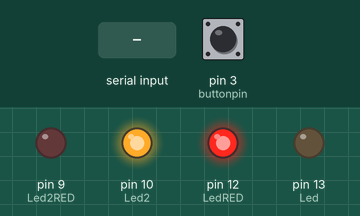
The sketch below on a simulated Arduino Uno, built with avr-gcc and run on an emulated ATmega328P. On the bench: output pins drawn as LEDs (lit = HIGH). The inputs (shaded band) are chosen by the test bench; at power-on: pin 3 (buttonpin) HIGH. What the sketch prints to the serial monitor is not drawn.

Above: at 1.2 s.
1.3 s: "1" received over Serial
At 2.5 s:
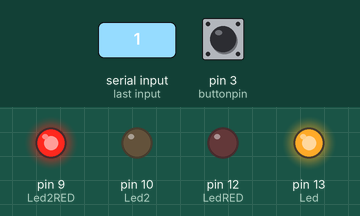
4.4 s: "0" received over Serial
At 4.8 s:
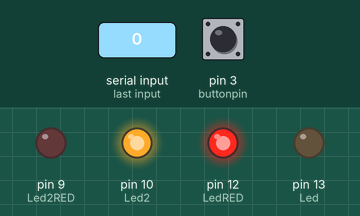
Timing chart, 0 to 7.4 s (numbered marks = the images above; inputs shaded):
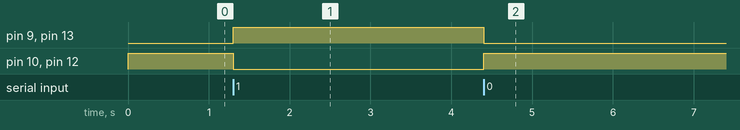

Measured:
- after the input at 1.3 s, pin 9 (Led2RED), pin 13 (Led): LOW → HIGH at once; pin 10 (Led2), pin 12 (LedRED): HIGH → LOW at once
- after the input at 4.4 s, pin 9 (Led2RED), pin 13 (Led): HIGH → LOW at once; pin 10 (Led2), pin 12 (LedRED): LOW → HIGH at once

The sketch:

exp1b.ino
```cpp
/*
   将模块与UNO控制器正确连接，切勿接错；
   程序效果：首先使得前方无障碍物，此时避障传感器为输出接口为高电平，将“NO”发送给上位机；
            将避障模块的红外探头对准障碍物，距离为3 – 30cm厘米以内，将“YES”发送给上位机；
            然后接受上位机信号，若为0，则设定LED 为输出接口为低电平灯灭，否则高电平灯亮
*/

int Led = 13;       //定义LED 接口
int buttonpin = 3;  //定义避障传感器接口
int val;            //定义避障传感器接口的数字变量val
int prv = -1;       //定义前一次传感器收到的val
char chr;           //定义上位机的输入字符信号
int LedRED = 12;       //定义LED 接口
int Led2 = 10;
int Led2RED = 9;
int tmp_chr = 1;
void setup() {
  pinMode(Led, OUTPUT);       //定义LED 为输出接口
  pinMode(LedRED, OUTPUT);       //定义LED 为输出接口
  pinMode(Led2, OUTPUT);       //定义LED 为输出接口
  pinMode(Led2RED, OUTPUT);       //定义LED 为输出接口
  pinMode(buttonpin, INPUT);  //定义避障传感器为输出接口
  Serial.begin(9600);         //连接上位机，波特率为9600
  digitalWrite(Led, LOW);
  digitalWrite(LedRED, HIGH);
  digitalWrite(Led2, HIGH);
  digitalWrite(Led2RED, LOW);
}

void loop() {

  val = digitalRead(buttonpin);  //将数字接口3的值读取赋给val
  if (val != prv) { // 只有当val发生变化的时候才向上位机发数据
    if (val == LOW) {  //当避障传感器检测低电平时，有障碍物，传输YES
      if (tmp_chr =='1') {
        Serial.print("NSYES\n");
      }
      else if (tmp_chr == '0') {
        Serial.print("WEYES\n");
      }
    }
    else {
      Serial.print("NO\n");
    }
  }
  prv = val;

  // 接收上位机信号控制小灯开关
  chr = Serial.read();
  if (chr == '1') {  //当避障传感器检测低电平时，LED 灭
    digitalWrite(Led, HIGH);
    digitalWrite(LedRED, LOW);
    digitalWrite(Led2, LOW);
    digitalWrite(Led2RED, HIGH);
    tmp_chr = chr;

  }  else if (chr == '0') {
    digitalWrite(Led, LOW);
    digitalWrite(LedRED, HIGH);
    digitalWrite(Led2, HIGH);
    digitalWrite(Led2RED, LOW);
    tmp_chr = chr;
  }

}
```
